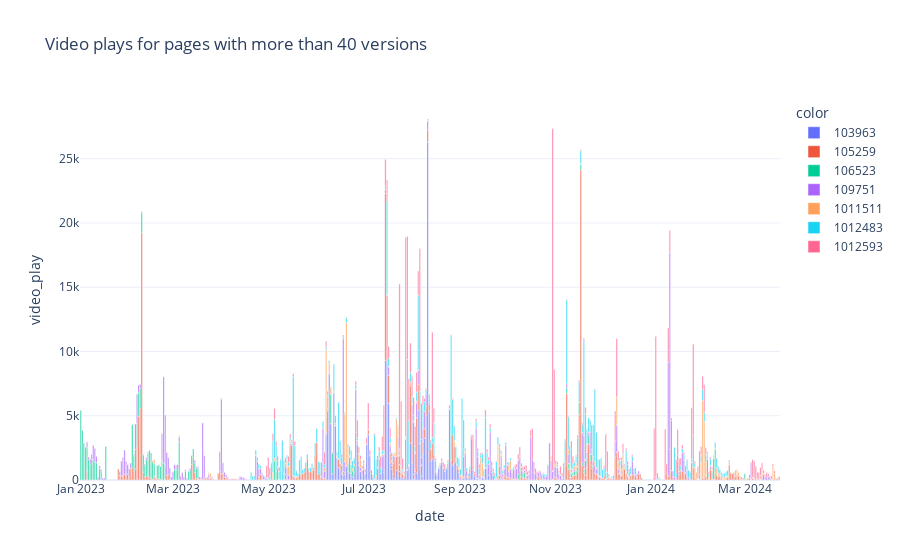

Write notebook code for a chart like this one.
### Code cell
data = df_frequent[['page_id', 'date', 'video_play']].groupby(['page_id', 'date'], as_index=False).sum()

px.bar(data_frame=data, x='date', y='video_play', 
           color=data['page_id'].astype('str'),
           title=f'Video plays for pages with more than {COUNT_THRESH} versions'
           )

### Figure 1 — Plotly figure (JSON) as saved in the notebook; plotly's stock layout.template omitted (floating-point values rounded to 4 significant figures; data arrays with more than 128 entries replaced by an {"elided": "..."} marker saying what was removed)
{"data": [{"alignmentgroup": "True", "hovertemplate": "color=103963<br>date=%{x}<br>video_play=%{y}<extra></extra>", "legendgroup": "103963", "marker": {"color": "#636efa", "pattern": {"shape": ""}}, "name": "103963", "offsetgroup": "103963", "orientation": "v", "showlegend": true, "textposition": "auto", "type": "bar", "x": ["2023-06-07T00:00:00", "2023-06-08T00:00:00", "2023-06-09T00:00:00", "2023-06-10T00:00:00", "2023-06-11T00:00:00", "2023-06-12T00:00:00", "2023-06-13T00:00:00", "2023-06-14T00:00:00", "2023-06-15T00:00:00", "2023-06-16T00:00:00", "2023-06-17T00:00:00", "2023-06-18T00:00:00", "2023-06-19T00:00:00", "2023-06-20T00:00:00", "2023-06-21T00:00:00", "2023-06-22T00:00:00", "2023-06-23T00:00:00", "2023-06-24T00:00:00", "2023-06-25T00:00:00", "2023-06-26T00:00:00", "2023-06-27T00:00:00", "2023-06-28T00:00:00", "2023-06-29T00:00:00", "2023-06-30T00:00:00", "2023-07-01T00:00:00", "2023-07-02T00:00:00", "2023-07-03T00:00:00", "2023-07-04T00:00:00", "2023-07-05T00:00:00", "2023-07-06T00:00:00", "2023-07-07T00:00:00", "2023-07-08T00:00:00", "2023-07-09T00:00:00", "2023-07-10T00:00:00", "2023-07-11T00:00:00", "2023-07-12T00:00:00", "2023-07-13T00:00:00", "2023-07-14T00:00:00", "2023-07-15T00:00:00", "2023-07-16T00:00:00", "2023-07-17T00:00:00", "2023-07-18T00:00:00", "2023-07-19T00:00:00", "2023-07-20T00:00:00", "2023-07-21T00:00:00", "2023-07-22T00:00:00", "2023-07-23T00:00:00", "2023-07-24T00:00:00", "2023-07-25T00:00:00", "2023-07-26T00:00:00", "2023-07-27T00:00:00", "2023-07-28T00:00:00", "2023-07-29T00:00:00", "2023-07-30T00:00:00", "2023-07-31T00:00:00", "2023-08-01T00:00:00", "2023-08-02T00:00:00", "2023-08-03T00:00:00", "2023-08-04T00:00:00", "2023-08-05T00:00:00", "2023-08-06T00:00:00", "2023-08-07T00:00:00", "2023-08-08T00:00:00", "2023-08-09T00:00:00", "2023-08-10T00:00:00", "2023-08-11T00:00:00", "2023-08-12T00:00:00", "2023-08-13T00:00:00", "2023-08-14T00:00:00", "2023-08-15T00:00:00", "2023-08-16T00:00:00", "2023-08-17T00:00:00", "2023-08-18T00:00:00", "2023-08-19T00:00:00", "2023-08-20T00:00:00", "2023-08-21T00:00:00", "2023-08-22T00:00:00", "2023-08-23T00:00:00", "2023-08-24T00:00:00", "2023-08-25T00:00:00", "2023-08-26T00:00:00", "2023-08-27T00:00:00", "2023-08-28T00:00:00", "2023-08-29T00:00:00", "2023-08-30T00:00:00", "2023-08-31T00:00:00", "2023-09-01T00:00:00", "2023-09-02T00:00:00", "2023-09-03T00:00:00", "2023-09-04T00:00:00", "2023-09-05T00:00:00", "2023-09-06T00:00:00", "2023-09-07T00:00:00", "2023-09-08T00:00:00", "2023-09-09T00:00:00", "2023-09-10T00:00:00", "2023-09-11T00:00:00", "2023-09-12T00:00:00", "2023-09-13T00:00:00", "2023-09-14T00:00:00", "2023-09-15T00:00:00", "2023-09-16T00:00:00", "2023-09-17T00:00:00", "2023-09-18T00:00:00", "2023-09-19T00:00:00", "2023-09-20T00:00:00", "2023-09-21T00:00:00", "2023-09-22T00:00:00", "2023-09-23T00:00:00", "2023-09-25T00:00:00", "2023-09-26T00:00:00", "2023-09-27T00:00:00", "2023-09-28T00:00:00", "2023-09-29T00:00:00"], "xaxis": "x", "y": [3514, 5356, 8239, 4375, 479, 6780, 4216, 1731, 966, 760, 450, 384, 451, 1044, 663, 541, 513, 216, 605, 3710, 2735, 1124, 653, 334, 802, 511, 2770, 3553, 1857, 488, 222, 68, 110, 885, 1654, 477, 865, 566, 9333, 9201, 5973, 1316, 856, 478, 154, 746, 354, 655, 262, 162, 123, 3149, 754, 1072, 2869, 1313, 72, 662, 550, 5438, 806, 286, 2006, 3250, 5047, 26287, 5372, 1505, 1653, 1494, 549, 342, 878, 1146, 1390, 896, 659, 860, 1266, 5479, 1558, 1158, 1320, 1386, 894, 561, 134, 87, 157, 614, 204, 112, 609, 3199, 812, 301, 147, 129, 86, 93, 203, 115, 894, 919, 389, 276, 595, 400, 60, 26, 86, 57, 88, 50], "yaxis": "y"}, {"alignmentgroup": "True", "hovertemplate": "color=105259<br>date=%{x}<br>video_play=%{y}<extra></extra>", "legendgroup": "105259", "marker": {"color": "#EF553B", "pattern": {"shape": ""}}, "name": "105259", "offsetgroup": "105259", "orientation": "v", "showlegend": true, "textposition": "auto", "type": "bar", "x": {"elided": "299 str values"}, "xaxis": "x", "y": {"elided": "299 int values"}, "yaxis": "y"}, {"alignmentgroup": "True", "hovertemplate": "color=106523<br>date=%{x}<br>video_play=%{y}<extra></extra>", "legendgroup": "106523", "marker": {"color": "#00cc96", "pattern": {"shape": ""}}, "name": "106523", "offsetgroup": "106523", "orientation": "v", "showlegend": true, "textposition": "auto", "type": "bar", "x": {"elided": "139 str values"}, "xaxis": "x", "y": {"elided": "139 int values"}, "yaxis": "y"}, {"alignmentgroup": "True", "hovertemplate": "color=109751<br>date=%{x}<br>video_play=%{y}<extra></extra>", "legendgroup": "109751", "marker": {"color": "#ab63fa", "pattern": {"shape": ""}}, "name": "109751", "offsetgroup": "109751", "orientation": "v", "showlegend": true, "textposition": "auto", "type": "bar", "x": {"elided": "284 str values"}, "xaxis": "x", "y": {"elided": "284 int values"}, "yaxis": "y"}, {"alignmentgroup": "True", "hovertemplate": "color=1011511<br>date=%{x}<br>video_play=%{y}<extra></extra>", "legendgroup": "1011511", "marker": {"color": "#FFA15A", "pattern": {"shape": ""}}, "name": "1011511", "offsetgroup": "1011511", "orientation": "v", "showlegend": true, "textposition": "auto", "type": "bar", "x": {"elided": "210 str values"}, "xaxis": "x", "y": {"elided": "210 int values"}, "yaxis": "y"}, {"alignmentgroup": "True", "hovertemplate": "color=1012483<br>date=%{x}<br>video_play=%{y}<extra></extra>", "legendgroup": "1012483", "marker": {"color": "#19d3f3", "pattern": {"shape": ""}}, "name": "1012483", "offsetgroup": "1012483", "orientation": "v", "showlegend": true, "textposition": "auto", "type": "bar", "x": {"elided": "251 str values"}, "xaxis": "x", "y": {"elided": "251 int values"}, "yaxis": "y"}, {"alignmentgroup": "True", "hovertemplate": "color=1012593<br>date=%{x}<br>video_play=%{y}<extra></extra>", "legendgroup": "1012593", "marker": {"color": "#FF6692", "pattern": {"shape": ""}}, "name": "1012593", "offsetgroup": "1012593", "orientation": "v", "showlegend": true, "textposition": "auto", "type": "bar", "x": {"elided": "240 str values"}, "xaxis": "x", "y": {"elided": "240 int values"}, "yaxis": "y"}], "layout": {"barmode": "relative", "legend": {"title": {"text": "color"}, "tracegroupgap": 0}, "title": {"text": "Video plays for pages with more than 40 versions"}, "xaxis": {"anchor": "y", "domain": [0, 1], "title": {"text": "date"}}, "yaxis": {"anchor": "x", "domain": [0, 1], "title": {"text": "video_play"}}}}
